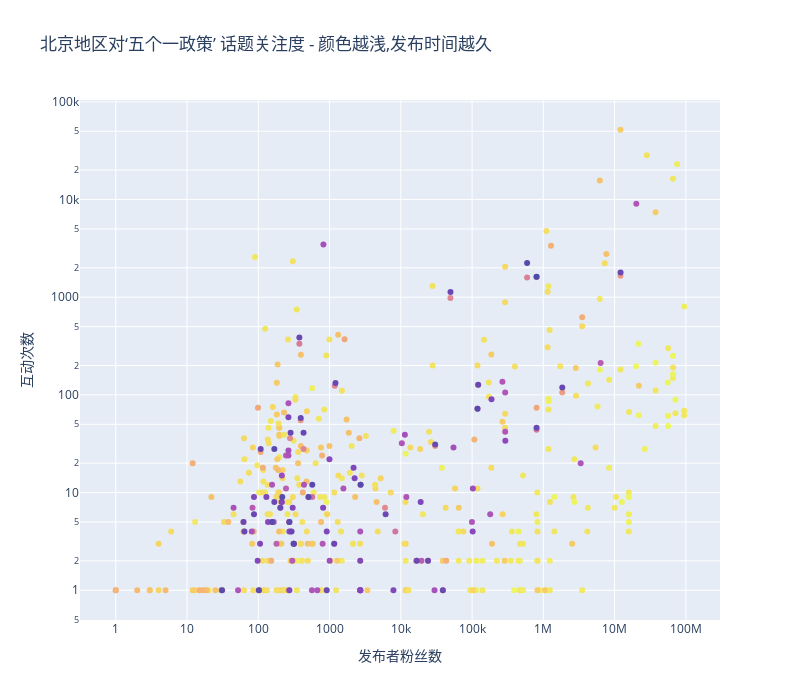

The notebook cell this image was saved under:
### Code cell
# 关注度
df_temp = df[df['发布者地区'] == '北京']
delays = (df_temp['date'] - df_temp['date'].min()).dt.days.values

# color_pallet = sns.color_palette('RdBu_r',delays.max()+1)

fig=go.Figure(layout=dict(width=800, height=700, title='北京地区对‘五个一政策’ 话题关注度 - 颜色越浅,发布时间越久'))

trace = go.Scatter(
    x=df_temp['发布者粉丝数'],
    y=df_temp['nb_interactivity'],
    opacity=0.7,
    mode='markers',
    marker=dict(
        # size=(delays**2)/500,
        color=delays[::-1]
    ),
    text=df_temp['date'].dt.date
)

fig.add_trace(trace)
fig.update_layout(
    yaxis={'type':'log', 'title':'互动次数'}, 
    xaxis={'type':'log', 'title':'发布者粉丝数'})
fig.show()

### Figure 1 — Plotly figure (JSON) as saved in the notebook; plotly's stock layout.template omitted (floating-point values rounded to 4 significant figures; data arrays with more than 128 entries replaced by an {"elided": "..."} marker saying what was removed)
{"data": [{"marker": {"color": {"elided": "463 int values"}}, "mode": "markers", "opacity": 0.7, "text": {"elided": "463 str values"}, "type": "scatter", "x": {"elided": "463 int values"}, "y": {"elided": "463 int values"}}], "layout": {"height": 700, "title": {"text": "北京地区对‘五个一政策’ 话题关注度 - 颜色越浅,发布时间越久"}, "width": 800, "xaxis": {"title": {"text": "发布者粉丝数"}, "type": "log"}, "yaxis": {"title": {"text": "互动次数"}, "type": "log"}}}
